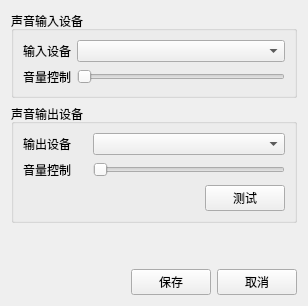
             <widget class="QWidget" name="tab_11">
              <attribute name="title">
               <string>音频</string>
              </attribute>
              <layout class="QGridLayout" name="gridLayout_16">
               <item row="0" column="0">
                <widget class="QGroupBox" name="inputGroupBox">
                 <property name="title">
                  <string>声音输入设备</string>
                 </property>
                 <layout class="QGridLayout" name="gridLayout_17">
                  <item row="0" column="0">
                   <widget class="QLabel" name="label_9">
                    <property name="text">
                     <string>输入设备</string>
                    </property>
                   </widget>
                  </item>
                  <item row="0" column="1">
                   <widget class="QComboBox" name="inputComboBox_2"/>
                  </item>
                  <item row="1" column="0">
                   <widget class="QLabel" name="label_10">
                    <property name="text">
                     <string>音量控制</string>
                    </property>
                   </widget>
                  </item>
                  <item row="1" column="1">
                   <widget class="QSlider" name="inputSlider_3">
                    <property name="orientation">
                     <enum>Qt::Horizontal</enum>
                    </property>
                   </widget>
                  </item>
                 </layout>
                </widget>
               </item>
               <item row="1" column="0">
                <widget class="QGroupBox" name="outputGroupBox">
                 <property name="title">
                  <string>声音输出设备</string>
                 </property>
                 <layout class="QGridLayout" name="gridLayout_18">
                  <item row="0" column="0">
                   <widget class="QLabel" name="label_17">
                    <property name="text">
                     <string>输出设备</string>
                    </property>
                   </widget>
                  </item>
                  <item row="0" column="1" colspan="2">
                   <widget class="QComboBox" name="outputComboBox_2"/>
                  </item>
                  <item row="1" column="0">
                   <widget class="QLabel" name="label_18">
                    <property name="text">
                     <string>音量控制</string>
                    </property>
                   </widget>
                  </item>
                  <item row="1" column="1" colspan="2">
                   <widget class="QSlider" name="outputSlider_3">
                    <property name="orientation">
                     <enum>Qt::Horizontal</enum>
                    </property>
                   </widget>
                  </item>
                  <item row="2" column="0">
                   <spacer name="horizontalSpacer_12">
                    <property name="orientation">
                     <enum>Qt::Horizontal</enum>
                    </property>
                    <property name="sizeHint" stdset="0">
                     <size>
                      <width>64</width>
                      <height>20</height>
                     </size>
                    </property>
                   </spacer>
                  </item>
                  <item row="2" column="1">
                   <spacer name="horizontalSpacer_13">
                    <property name="orientation">
                     <enum>Qt::Horizontal</enum>
                    </property>
                    <property name="sizeHint" stdset="0">
                     <size>
                      <width>106</width>
                      <height>22</height>
                     </size>
                    </property>
                   </spacer>
                  </item>
                  <item row="2" column="2">
                   <widget class="QPushButton" name="testButton_2">
                    <property name="text">
                     <string>测试</string>
                    </property>
                   </widget>
                  </item>
                 </layout>
                </widget>
               </item>
               <item row="2" column="0">
                <spacer name="verticalSpacer_4">
                 <property name="orientation">
                  <enum>Qt::Vertical</enum>
                 </property>
                 <property name="sizeHint" stdset="0">
                  <size>
                   <width>20</width>
                   <height>40</height>
                  </size>
                 </property>
                </spacer>
               </item>
               <item row="3" column="0">
                <layout class="QHBoxLayout" name="horizontalLayout_14">
                 <item>
                  <spacer name="horizontalSpacer_14">
                   <property name="orientation">
                    <enum>Qt::Horizontal</enum>
                   </property>
                   <property name="sizeHint" stdset="0">
                    <size>
                     <width>40</width>
                     <height>20</height>
                    </size>
                   </property>
                  </spacer>
                 </item>
                 <item>
                  <widget class="QPushButton" name="saveButton_2">
                   <property name="text">
                    <string>保存</string>
                   </property>
                  </widget>
                 </item>
                 <item>
                  <widget class="QPushButton" name="cancelButton_2">
                   <property name="text">
                    <string>取消</string>
                   </property>
                  </widget>
                 </item>
                </layout>
               </item>
              </layout>
             </widget>
